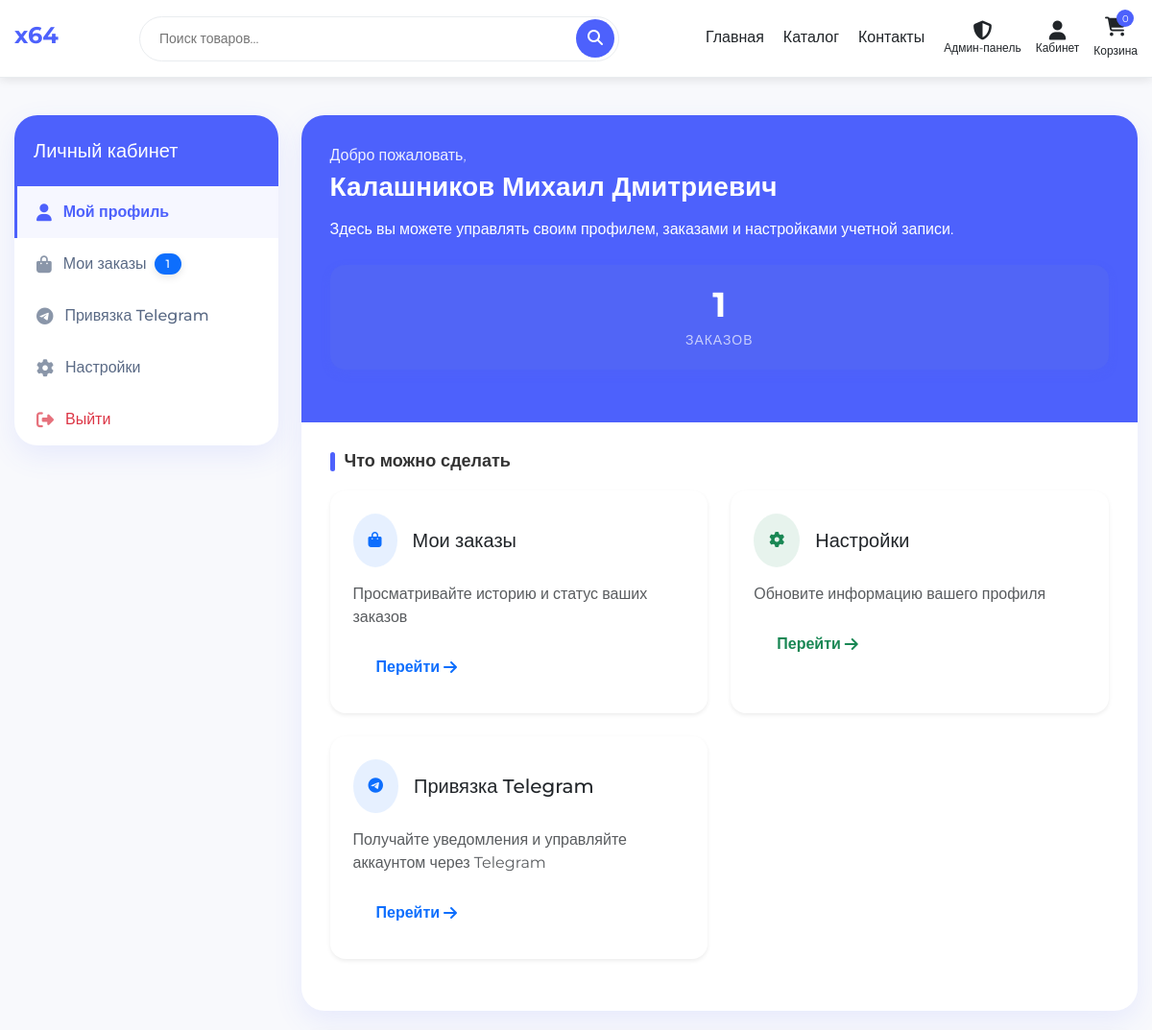
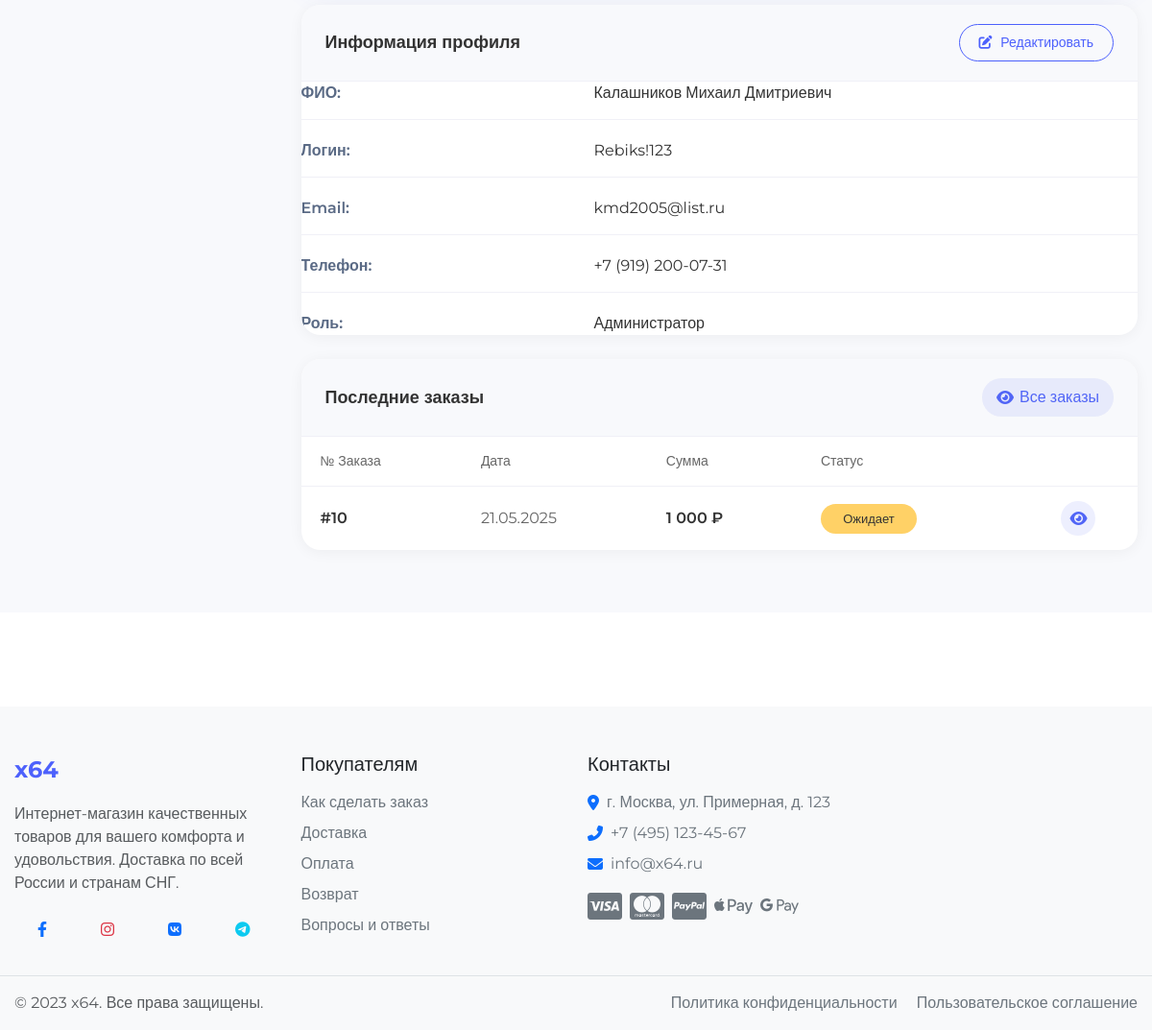
The app's page /account/profile.php (signed in) with its own data (2 pictures, top to bottom).
### tables this page shows
CREATE TABLE `users` (
  `id` int NOT NULL,
  `fullname` varchar(255) NOT NULL COMMENT 'ФИО пользователя (отчество не обязательно)',
  `email` varchar(255) NOT NULL COMMENT 'Электронная почта пользователя',
  `phone` varchar(20) NOT NULL COMMENT 'Номер телефона пользователя',
  `login` varchar(255) NOT NULL COMMENT 'Логин пользователя для входа в систему',
  `password` varchar(255) NOT NULL COMMENT 'Хешированный пароль пользователя',
  `role` varchar(20) NOT NULL DEFAULT 'user' COMMENT 'Роль пользователя (по умолчанию "user")',
  `telegram_id` varchar(50) DEFAULT NULL COMMENT 'ID пользователя в Telegram',
  `telegram_username` varchar(100) DEFAULT NULL COMMENT 'Username пользователя в Telegram',
  `telegram_verification_code` varchar(10) DEFAULT NULL COMMENT 'Код для подтверждения привязки Telegram',
  `telegram_code_expires` timestamp NULL DEFAULT NULL COMMENT 'Время истечения кода подтверждения'
);

CREATE TABLE `orders` (
  `id` int NOT NULL,
  `user_id` int DEFAULT NULL,
  `session_id` varchar(255) DEFAULT NULL,
  `fullname` varchar(255) NOT NULL,
  `email` varchar(255) NOT NULL,
  `phone` varchar(50) NOT NULL,
  `region` varchar(255) DEFAULT NULL,
  `city` varchar(255) NOT NULL,
  `address` text NOT NULL,
  `postal_code` varchar(20) DEFAULT NULL,
  `payment_method` varchar(50) NOT NULL,
  `delivery_method` varchar(50) NOT NULL,
  `delivery_cost` decimal(10,2) NOT NULL DEFAULT '0.00',
  `total_amount` decimal(10,2) NOT NULL,
  `status` varchar(50) NOT NULL DEFAULT 'pending',
  `comment` text,
  `cancel_reason` text,
  `created_at` timestamp NOT NULL DEFAULT CURRENT_TIMESTAMP,
  `updated_at` timestamp NOT NULL DEFAULT CURRENT_TIMESTAMP ON UPDATE CURRENT_TIMESTAMP
);

### includes/config/db_functions.php (called while the page is built, shortened)
<?php
function getUserById($user_id) {
    global $conn;
    $sql = "SELECT id, fullname, email, phone, login, role FROM users WHERE id = " . (int)$user_id;
    $result = mysqli_query($conn, $sql);
    if (mysqli_num_rows($result) > 0) {
        return mysqli_fetch_assoc($result);
    }
    return null;
}
function getUserOrders($user_id, $limit = null, $offset = null) {
    global $conn;
    $sql = "SELECT * FROM `orders` WHERE `user_id` = " . (int)$user_id . " ORDER BY `created_at` DESC";
    $result = mysqli_query($conn, $sql);
    $orders = [];
    if (mysqli_num_rows($result) > 0) {
        while ($row = mysqli_fetch_assoc($result)) {
            $orders[] = $row;
        }
    }
    return $orders;
}

### account/profile.php (the view, shortened to what this page needs)
<?php
require_once '../includes/config/db_functions.php';
include_once '../includes/header/header.php';
$user_id = $_SESSION['user_id'];
$user = getUserById($user_id);
$orders = getUserOrders($user_id);
$orderCount = count($orders);
?>
<section class="profile-section">
    <div class="profile-container">
        <div class="row">
            <div class="col-lg-3 col-md-4 mb-4">
                <div class="profile-card profile-sidebar">
                    <div class="profile-menu-header">
                        <h5 class="mb-0">Личный кабинет</h5>
                    </div>
                    <ul class="profile-menu">
                        <li class="profile-menu-item active">
                            <a href="profile.php">
                                <i class="fas fa-user"></i>
                                Мой профиль
                            </a>
                        </li>
                        <li class="profile-menu-item">
                            <a href="orders.php">
                                <i class="fas fa-shopping-bag"></i>
                                Мои заказы
                                <?php if ($orderCount > 0): ?>
                                <span class="badge rounded-pill bg-primary ms-2"><?php echo $orderCount; ?></span>
                                <?php endif; ?>
                            </a>
                        </li>
                        <li class="profile-menu-item">
                            <a href="telegram.php">
                                <i class="fab fa-telegram"></i>
                                Привязка Telegram
                            </a>
                        </li>
                        <li class="profile-menu-item">
                            <a href="settings.php">
                                <i class="fas fa-cog"></i>
                                Настройки
                            </a>
                        </li>
                        <li class="profile-menu-item logout">
                            <a href="logout.php">
                                <i class="fas fa-sign-out-alt"></i>
                                Выйти
                            </a>
                        </li>
                    </ul>
                </div>
            </div>
            <div class="col-lg-9 col-md-8">
                <div class="profile-main-card">
                    <div class="profile-header">
                        <p class="profile-welcome">Добро пожаловать,</p>
                        <h2 class="profile-name"><?php echo htmlspecialchars($user['fullname']); ?></h2>
                        <p>Здесь вы можете управлять своим профилем, заказами и настройками учетной записи.</p>
                        <div class="profile-stats-wrapper">
                            <div class="profile-stats">
                                <div class="stat-item">
                                    <div class="stat-value"><?php echo $orderCount; ?></div>
                                    <div class="stat-label">ЗАКАЗОВ</div>
                                </div>
                            </div>
                        </div>
                    </div>
                    <div class="profile-body">
                        <div class="profile-content">
                            <h4 class="profile-section-title">Что можно сделать</h4>
                            <div class="row">
                                <div class="col-md-6 mb-4">
                                    <div class="card h-100 border-0 rounded-4 shadow-sm">
                                        <div class="card-body p-4">
                                            <div class="d-flex align-items-center mb-3">
                                                <div class="rounded-circle bg-primary bg-opacity-10 p-3 me-3">
                                                    <i class="fas fa-shopping-bag text-primary"></i>
                                                </div>
                                                <h5 class="card-title mb-0">Мои заказы</h5>
                                            </div>
                                            <p class="card-text text-muted">Просматривайте историю и статус ваших заказов</p>
                                            <a href="orders.php" class="btn btn-sm btn-outline-primary rounded-pill">Перейти <i class="fas fa-arrow-right ms-1"></i></a>
                                        </div>
                                    </div>
                                </div>
                                <div class="col-md-6 mb-4">
                                    <div class="card h-100 border-0 rounded-4 shadow-sm">
                                        <div class="card-body p-4">
                                            <div class="d-flex align-items-center mb-3">
                                                <div class="rounded-circle bg-success bg-opacity-10 p-3 me-3">
                                                    <i class="fas fa-cog text-success"></i>
                                                </div>
                                                <h5 class="card-title mb-0">Настройки</h5>
                                            </div>
                                            <p class="card-text text-muted">Обновите информацию вашего профиля</p>
                                            <a href="settings.php" class="btn btn-sm btn-outline-success rounded-pill">Перейти <i class="fas fa-arrow-right ms-1"></i></a>
                                        </div>
                                    </div>
                                </div>
                                <div class="col-md-6 mb-4">
                                    <div class="card h-100 border-0 rounded-4 shadow-sm">
                                        <div class="card-body p-4">
                                            <div class="d-flex align-items-center mb-3">
                                                <div class="rounded-circle bg-primary bg-opacity-10 p-3 me-3">
                                                    <i class="fab fa-telegram-plane text-primary"></i>
                                                </div>
                                                <h5 class="card-title mb-0">Привязка Telegram</h5>
                                            </div>
                                            <p class="card-text text-muted">Получайте уведомления и управляйте аккаунтом через Telegram</p>
                                            <a href="telegram.php" class="btn btn-sm btn-outline-primary rounded-pill">Перейти <i class="fas fa-arrow-right ms-1"></i></a>
                                        </div>
                                    </div>
                                </div>
                            </div>
                        </div>
                    </div>
                </div>
                <div class="profile-info-card">
                    <div class="profile-info-header">
                        <h5 class="profile-info-title">Информация профиля</h5>
                        <a href="settings.php" class="profile-edit-btn">
                            <i class="fas fa-edit"></i> Редактировать
                        </a>
                    </div>
                    <div class="profile-info-body">
                        <div class="profile-info-row">
                            <div class="profile-info-label">ФИО:</div>
                            <div class="profile-info-value"><?php echo htmlspecialchars($user['fullname']); ?></div>
                        </div>
                        <div class="profile-info-row">
                            <div class="profile-info-label">Логин:</div>
                            <div class="profile-info-value"><?php echo htmlspecialchars($user['login']); ?></div>
                        </div>
                        <div class="profile-info-row">
                            <div class="profile-info-label">Email:</div>
                            <div class="profile-info-value"><?php echo htmlspecialchars($user['email']); ?></div>
                        </div>
                        <div class="profile-info-row">
                            <div class="profile-info-label">Телефон:</div>
                            <div class="profile-info-value"><?php echo htmlspecialchars($user['phone']); ?></div>
                        </div>
                        <div class="profile-info-row">
                            <div class="profile-info-label">Роль:</div>
                            <div class="profile-info-value"><?php echo htmlspecialchars($user['role']); ?></div>
                        </div>
                    </div>
                </div>
                <?php if ($orderCount > 0): ?>
                <div class="profile-info-card mt-4">
                    <div class="profile-info-header">
                        <h5 class="profile-info-title">Последние заказы</h5>
                        <a href="orders.php" class="profile-view-all-btn">
                            <i class="fas fa-eye"></i> Все заказы
                        </a>
                    </div>
                    <div class="profile-info-body">
                        <div class="orders-table-container">
                            <table class="orders-table">
                                <thead>
                                    <tr>
                                        <th>№ Заказа</th>
                                        <th>Дата</th>
                                        <th>Сумма</th>
                                        <th>Статус</th>
                                        <th></th>
                                    </tr>
                                </thead>
                                <tbody>
                                    <?php
                                    $recentOrders = array_slice($orders, 0, 3);
                                    foreach ($recentOrders as $order):
                                        $statusClass = '';
                                        $statusText = '';
                                        switch($order['status']) {
                                            case 'pending':
                                                $statusClass = 'status-pending';
                                                $statusText = 'Ожидает';
                                                break;
                                        }
                                    ?>
                                    <tr>
                                        <td class="order-id">#<?php echo $order['id']; ?></td>
                                        <td class="order-date"><?php echo date('d.m.Y', strtotime($order['created_at'])); ?></td>
                                        <td class="order-amount"><?php echo number_format($order['total_amount'], 0, '.', ' '); ?> ₽</td>
                                        <td class="order-status">
                                            <span class="status-badge <?php echo $statusClass; ?>"><?php echo $statusText; ?></span>
                                        </td>
                                        <td class="order-actions">
                                            <a href="view_order.php?id=<?php echo $order['id']; ?>" class="view-order-btn">
                                                <i class="fas fa-eye"></i>
                                            </a>
                                        </td>
                                    </tr>
                                    <?php endforeach; ?>
                                </tbody>
                            </table>
                        </div>
                    </div>
                </div>
                <?php endif; ?>
            </div>
        </div>
    </div>
</section>
<?php
include_once '../includes/footer/footer.php';
?>

### records on screen
users: fullname "Калашников Михаил Дмитриевич", login "Rebiks!123", email "kmd2005@list.ru", phone "+7 (919) 200-07-31", role "Администратор"
orders: id "10", created_at "21.05.2025", total_amount "1 000", status "Ожидает"

### other values on screen
$cart_count "0"
$orderCount "1"
